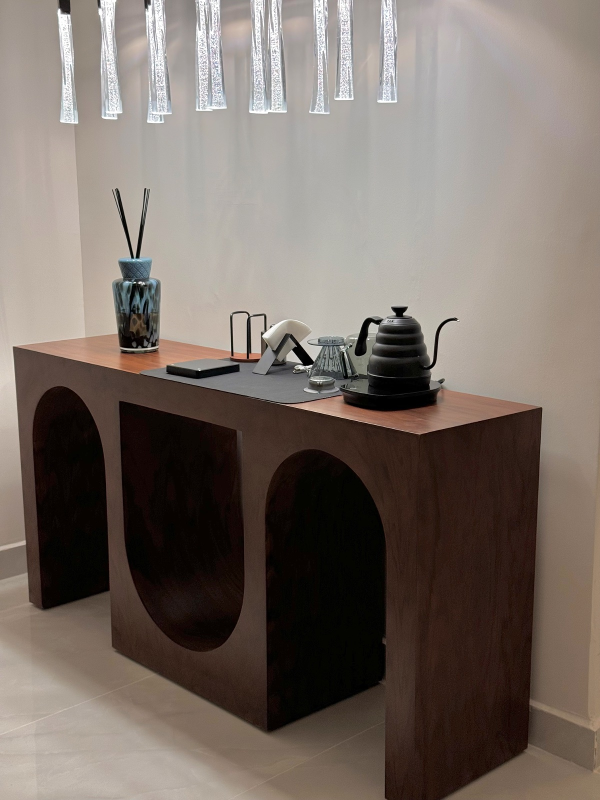
#> input picture img/0trst1mw6p8we8.jpg, 1200 x 1600 px (shown at 1/2 size)
$ python -i gen_pages.py   (imports and definitions only)
#> lines starting #> are read from the running program, lines starting #| are printed output that depends on the picture
"""Make a share-ready page for every apartment: place-n.com/<number>/

Each page is index.html with its own title, description and preview image, so a link
sent on WhatsApp shows that apartment's photo and name. The script also crops a
800x800 preview image (og/<number>.jpg) from the apartment's cover photo.
"""
import os, re, json, shutil, html
from common import load

SITE = 'https://place-n.com/'
TYPES = {1: 'غرفة وصالة', 2: 'غرفتين وصالة', 3: 'ثلاث غرف وصالة'}
LIST = 'pages.json'  # folders this script made, so removed apartments get cleaned up


def slug(a):
    m = re.findall(r'\d+', a.get('name') or '')
    return m[-1] if m else a['id']


# [7 lines left out: function cover, not called in this run]


def preview(src, dest):
    """Crop the cover photo to 800x800 for link previews. Returns True when made."""
#> called with src = '../img/0trst1mw6p8we8.jpg', dest = 'out.png'
    try:
        from PIL import Image
    except ImportError:
        return False
    if not src or not os.path.exists(src):
        return False
    if os.path.exists(dest) and os.path.getmtime(dest) >= os.path.getmtime(src) and os.path.getmtime(dest) >= os.path.getmtime(__file__):
        return True
    im = Image.open(src).convert('RGB')
#> im is the input picture: PIL image 1200x1600 RGB; mean R, G, B 120, 109.1, 101.5
    w, h = im.size
#> w = 1200; h = 1600
    tw, th = 800, 800
    s = max(tw / w, th / h)
#> s = 0.667
    im = im.resize((round(w * s), round(h * s)), Image.LANCZOS)
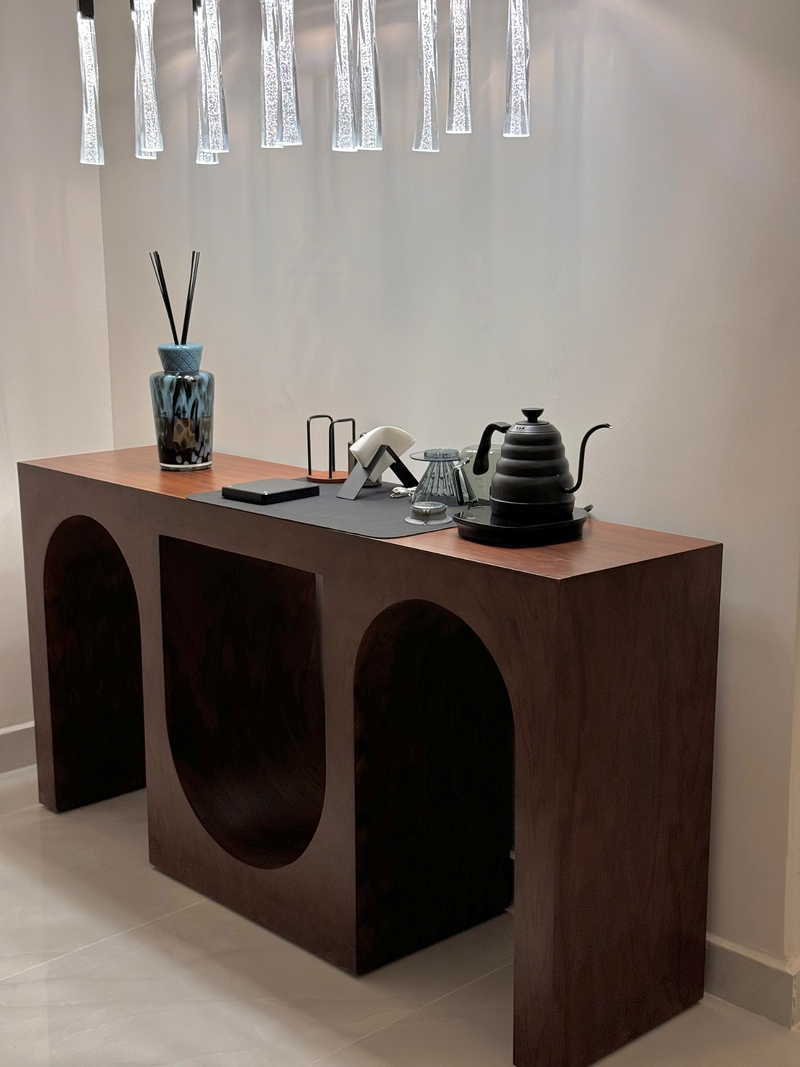
#> im: PIL image 800x1067 RGB; mean R, G, B 120, 109, 101.5
    l, t = (im.width - tw) // 2, (im.height - th) // 2
#> l = 0; t = 133
    im.crop((l, t, l + tw, t + th)).save(dest, 'JPEG', quality=82, optimize=True)
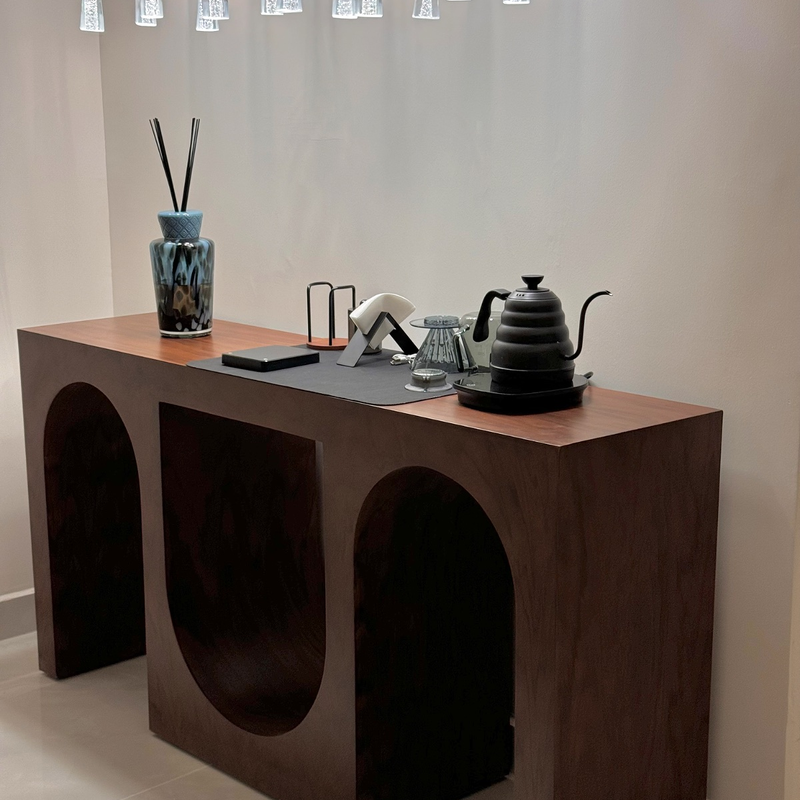
#> saved as out.png: PIL image 800x800 RGB; mean R, G, B 111.1, 100.1, 92.5
    return True


# [9 lines left out: function meta, not called in this run]


HAYS = {'sultanah': ('سلطانة', 'حي سلطانة'), 'rayyan': ('ريان', 'حي الريان'), 'qurtubah': ('قرطبة', 'حي قرطبة'), 'rehab': ('رحاب', 'حي الرحاب')}


def dnorm(s):
    s = re.sub(r'^\s*حي\s*', '', s or '').strip()
    return s[2:] if s.startswith('ال') else s


# [58 lines left out: functions hay_pages, main, not called in this run]


# [2 lines not run here, left out]

>>> result = preview('../img/0trst1mw6p8we8.jpg', 'out.png')

$ run again, on img/2vzh9pmw6opr1n.jpg
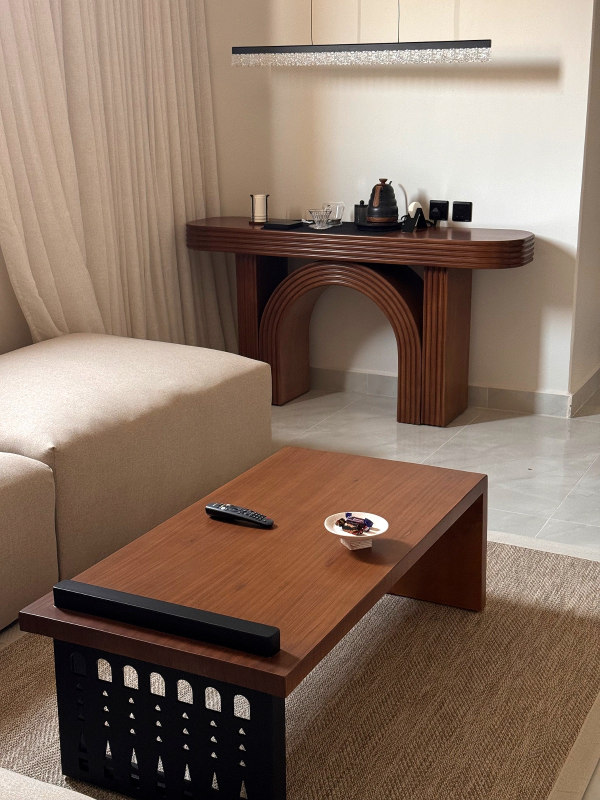
#> input picture img/2vzh9pmw6opr1n.jpg, 1200 x 1600 px (shown at 1/2 size)
#> in preview, im is the input picture: PIL image 1200x1600 RGB; mean R, G, B 135.4, 113.9, 98.7
#> in preview, `im = im.resize((round(w * s), round(h * s)), Image.LANCZOS)`:
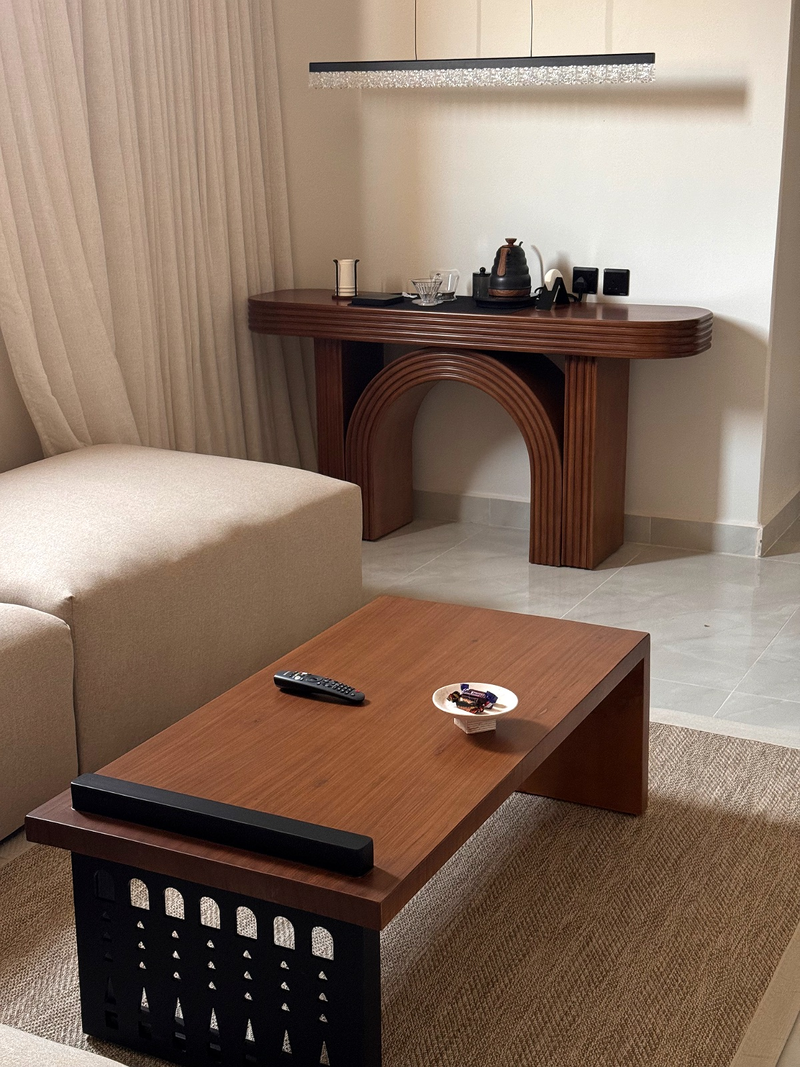
#> im: PIL image 800x1067 RGB; mean R, G, B 135.4, 113.9, 98.7
#> in preview, `im.crop((l, t, l + tw, t + th)).save(dest, 'JPEG', quality=82, optimiz..`:
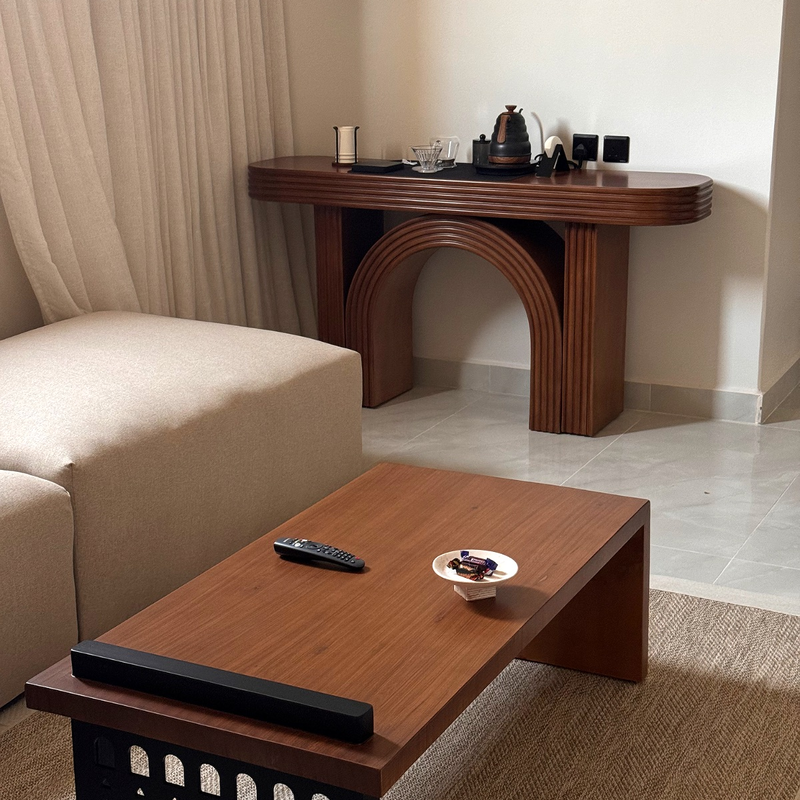
#> saved as out.png: PIL image 800x800 RGB; mean R, G, B 135.3, 112.3, 96.9

$ run again, on img/32j7hpmw6p60w9.jpg
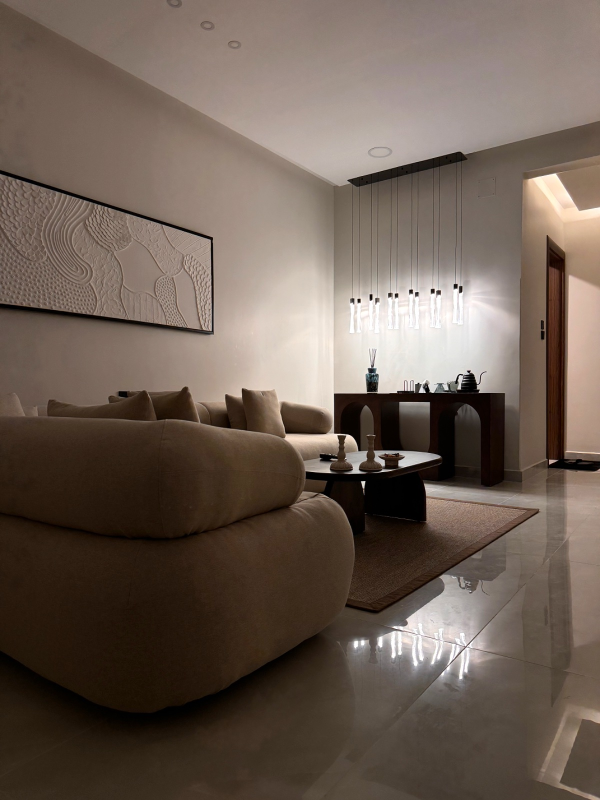
#> input picture img/32j7hpmw6p60w9.jpg, 1200 x 1600 px (shown at 1/2 size)
#> in preview, im is the input picture: PIL image 1200x1600 RGB; mean R, G, B 109.1, 94.3, 83.7
#> in preview, `im = im.resize((round(w * s), round(h * s)), Image.LANCZOS)`:
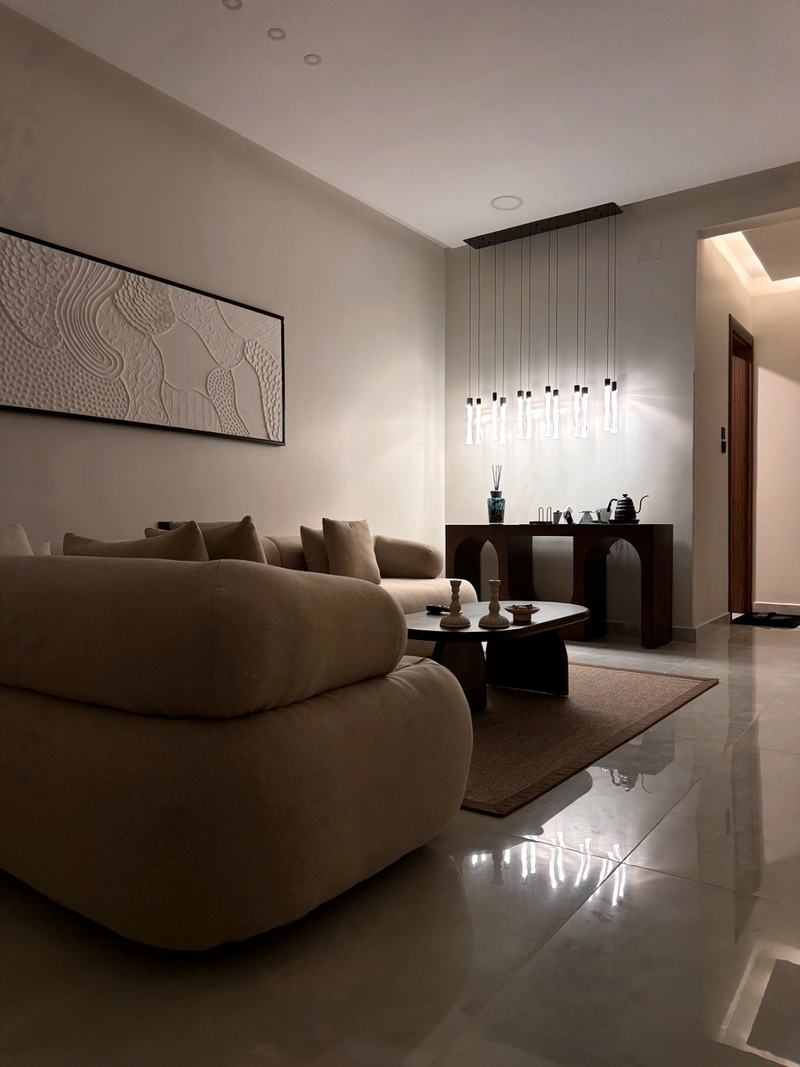
#> im: PIL image 800x1067 RGB; mean R, G, B 109.1, 94.3, 83.7
#> in preview, `im.crop((l, t, l + tw, t + th)).save(dest, 'JPEG', quality=82, optimiz..`:
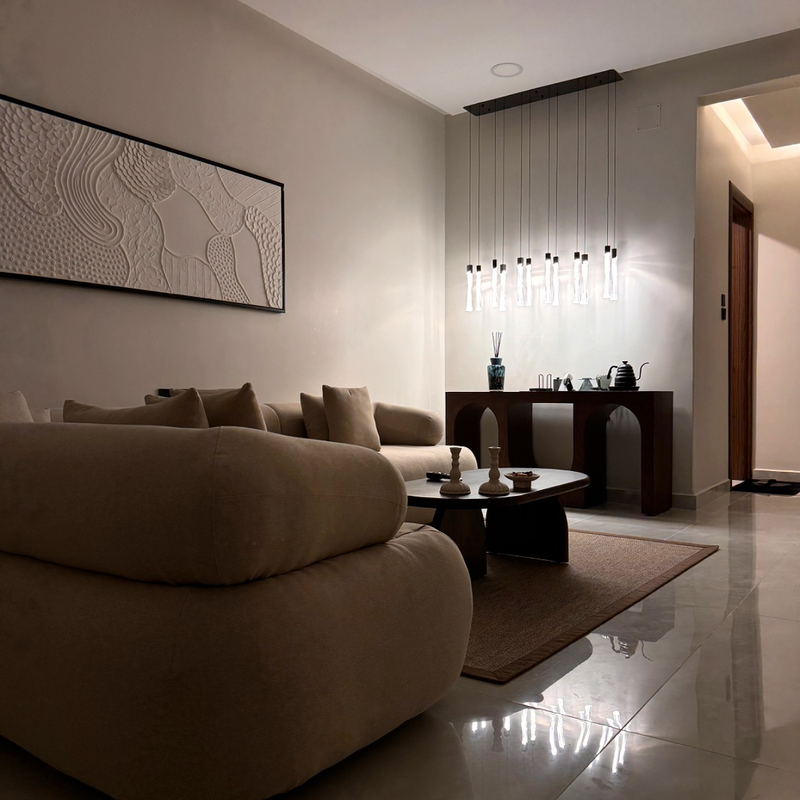
#> saved as out.png: PIL image 800x800 RGB; mean R, G, B 111.4, 96.4, 85.6

$ run again, on img/36jcjemw6rp85b.jpg
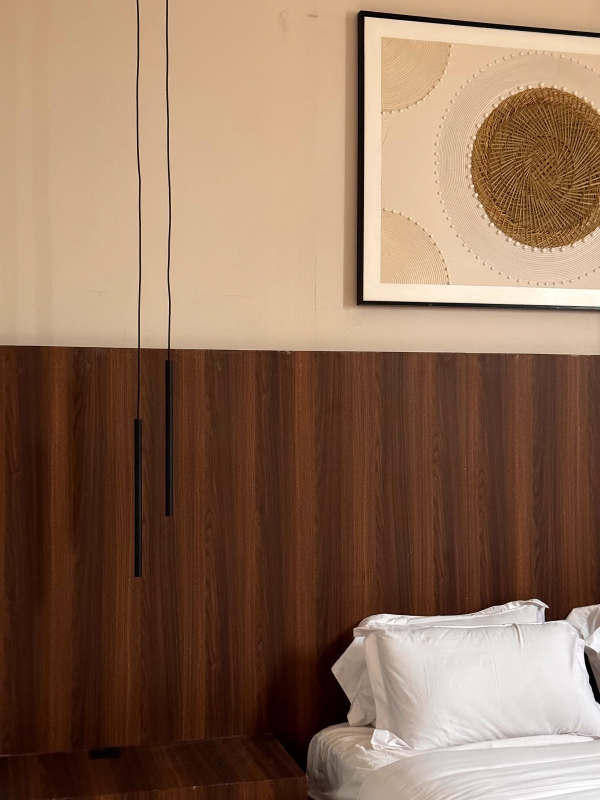
#> input picture img/36jcjemw6rp85b.jpg, 1200 x 1600 px (shown at 1/2 size)
#> in preview, im is the input picture: PIL image 1200x1600 RGB; mean R, G, B 142.7, 111.6, 89.2
#> in preview, `im = im.resize((round(w * s), round(h * s)), Image.LANCZOS)`:
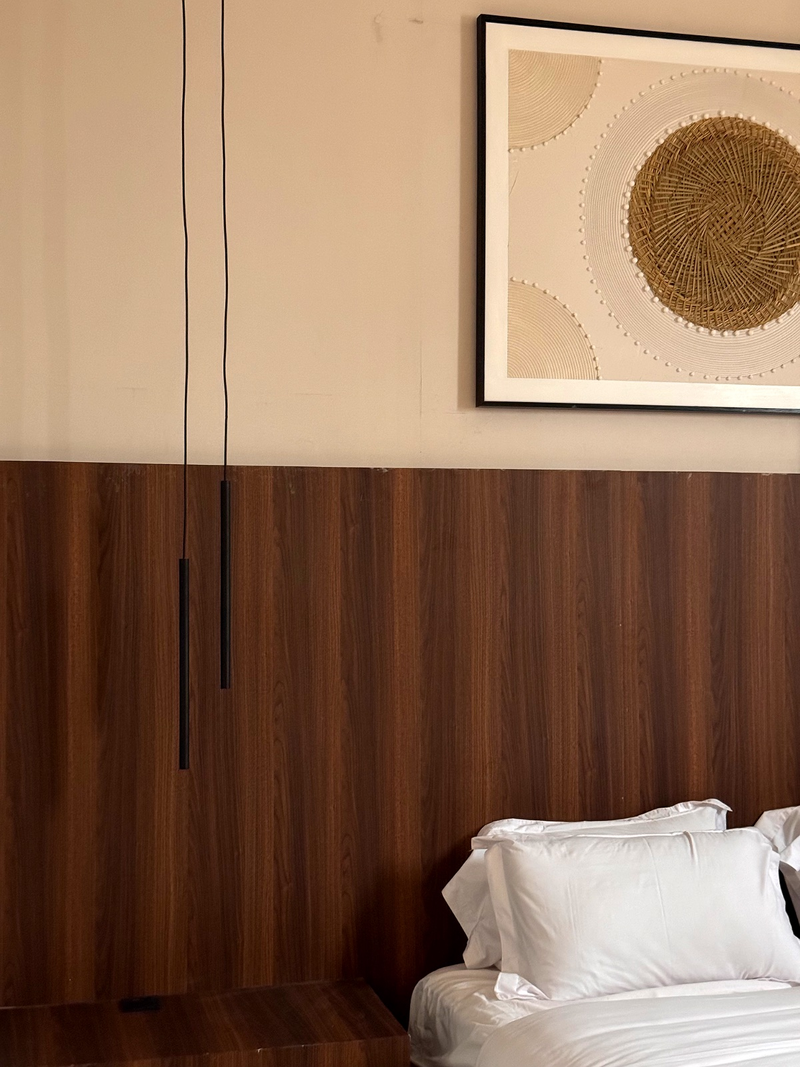
#> im: PIL image 800x1067 RGB; mean R, G, B 142.7, 111.6, 89.2
#> in preview, `im.crop((l, t, l + tw, t + th)).save(dest, 'JPEG', quality=82, optimiz..`:
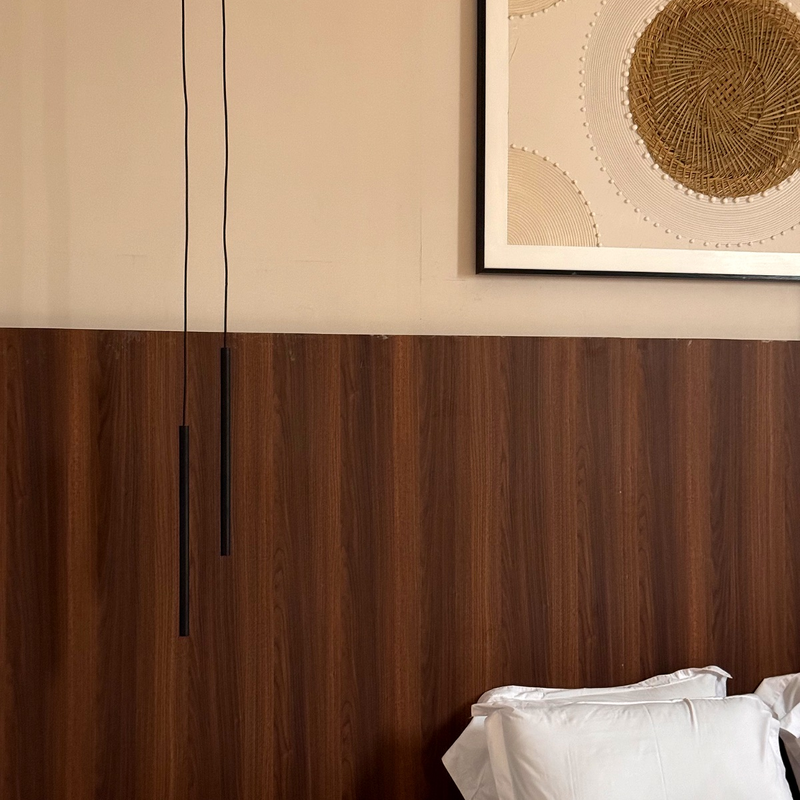
#> saved as out.png: PIL image 800x800 RGB; mean R, G, B 137, 104.6, 82
